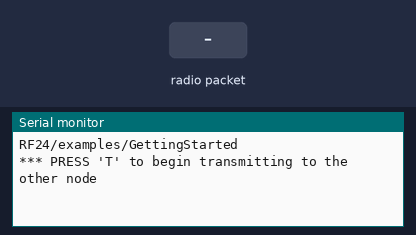
Bench run of a sketch on a simulated Arduino Uno, built with avr-gcc and run on an emulated ATmega328P. Parts: the last lines printed to the serial monitor. The test bench sets the inputs (shaded band). No radio packets arrive unless stated.

Above: at 1.2 s.
1.3 s: radio packet "1" arrives
At 2.1 s:
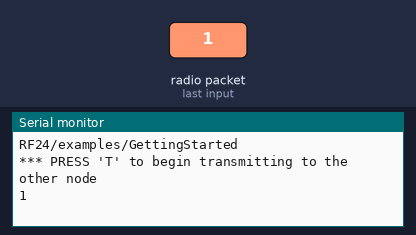
2.8 s: radio packet "0" arrives
At 3.2 s:
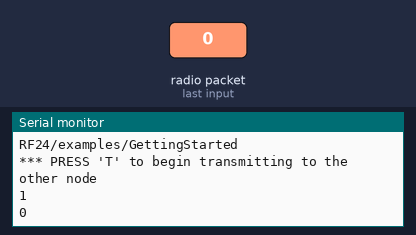
4.3 s: radio packet "2" arrives
At 5.6 s:
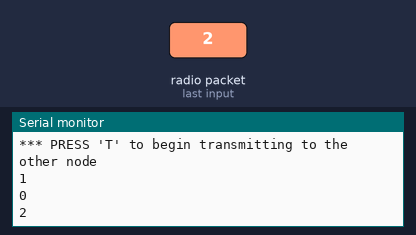

Measured:
- after the input at 1.3 s, the serial monitor: prints a new line at once (image 1)
- after the input at 2.8 s, the serial monitor: prints a new line at once (image 2)
- after the input at 4.3 s, the serial monitor: prints a new line at once (image 3)

The sketch:

Receiver_minisketch.ino
```cpp
/*
* Getting Started example sketch for nRF24L01+ radios
* This is a very basic example of how to send data from one node to another
* Updated: Dec 2014 by TMRh20
*/

#include "printf.h" // To allow printf to Serial

// Interfaces
#include <SPI.h>
#include "RF24.h"


// Adafruit RGB display
#include <Wire.h>
#include <Adafruit_RGBLCDShield.h>
#include <utility/Adafruit_MCP23017.h>


#define RADIO_CE     9

#define RADIO_CS    10


/* Hardware configuration: Set up nRF24L01 radio on SPI bus plus pins 7 & 8 */
// radio (ce_pin, cs_pin)
RF24 radio( RADIO_CE, RADIO_CS);
/**********************************************************/

byte addresses[][6] = {"1Node","2Node"};

// These #defines make it easy to set the backlight color
#define RED 0x1
#define YELLOW 0x3
#define GREEN 0x2
#define TEAL 0x6
#define BLUE 0x4
#define VIOLET 0x5
#define WHITE 0x7


void setup() {

  // Init serial communication
  Serial.begin(115200);
  Serial.println(F("RF24/examples/GettingStarted"));
  Serial.println(F("*** PRESS 'T' to begin transmitting to the other node"));

  // Init printf to serial
  printf_begin();

  radio.begin();

  // Set the PA Level low to prevent power supply related issues since this is a
 // getting_started sketch, and the likelihood of close proximity of the devices. RF24_PA_MAX is default.
  radio.setPALevel(RF24_PA_LOW);

  // Open a writing and reading pipe on each radio, with opposite addresses
    radio.openWritingPipe(addresses[0]);
    radio.openReadingPipe(1,addresses[1]);

  // Start the radio listening for data
  radio.startListening();

  radio.printDetails();
}

void HexPrint(char * string)
{
  if (strlen(string) > 0)
  {
      for (int i=0; i < strlen(string); i++)
      {
        char caract[3];
        sprintf(caract, "%X", string[i]);
        Serial.println(caract);
      }
  }
}

void loop()
{

    int got_time=0;
    char message[17]="";
    char sz_line1[17]="";
    char sz_line2[17]="";

    int i_status=0;

    if( radio.available())
    {
  //     Serial.println("radio available");
       while (radio.available()) {                                   // While there is data ready
          radio.read( message, 17); //sizeof(int) );             // Get the payload

       }
       Serial.println(message);
    }

} // Loop
```
